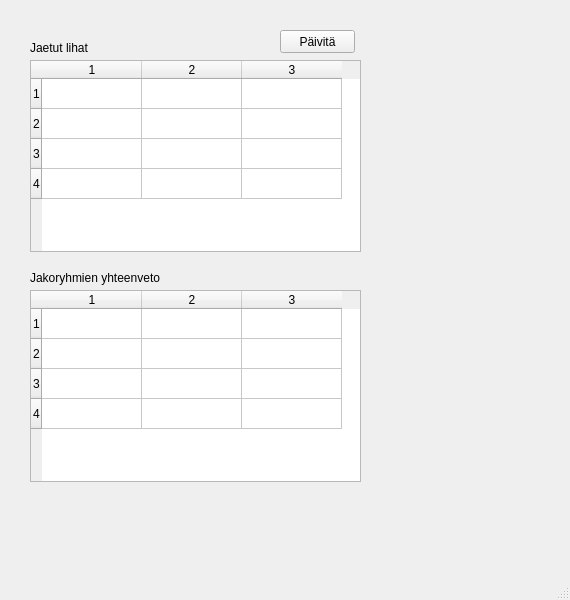
<?xml version="1.0" encoding="UTF-8"?>
<ui version="4.0">
 <class>MainWindow</class>
 <widget class="QMainWindow" name="MainWindow">
  <property name="geometry">
   <rect>
    <x>0</x>
    <y>0</y>
    <width>570</width>
    <height>600</height>
   </rect>
  </property>
  <property name="windowTitle">
   <string>MainWindow</string>
  </property>
  <widget class="QWidget" name="centralwidget">
   <widget class="QTableWidget" name="meatSharedTableWidget">
    <property name="geometry">
     <rect>
      <x>30</x>
      <y>60</y>
      <width>331</width>
      <height>192</height>
     </rect>
    </property>
    <property name="rowCount">
     <number>4</number>
    </property>
    <property name="columnCount">
     <number>3</number>
    </property>
    <row/>
    <row/>
    <row/>
    <row/>
    <column/>
    <column/>
    <column/>
   </widget>
   <widget class="QTableWidget" name="groupSummaryTableWidget">
    <property name="geometry">
     <rect>
      <x>30</x>
      <y>290</y>
      <width>331</width>
      <height>192</height>
     </rect>
    </property>
    <property name="rowCount">
     <number>4</number>
    </property>
    <property name="columnCount">
     <number>3</number>
    </property>
    <row/>
    <row/>
    <row/>
    <row/>
    <column/>
    <column/>
    <column/>
   </widget>
   <widget class="QLabel" name="meatSharedLabel">
    <property name="geometry">
     <rect>
      <x>30</x>
      <y>40</y>
      <width>61</width>
      <height>16</height>
     </rect>
    </property>
    <property name="text">
     <string>Jaetut lihat</string>
    </property>
   </widget>
   <widget class="QLabel" name="groupSummaryLabel">
    <property name="geometry">
     <rect>
      <x>30</x>
      <y>270</y>
      <width>171</width>
      <height>16</height>
     </rect>
    </property>
    <property name="text">
     <string>Jakoryhmien yhteenveto</string>
    </property>
   </widget>
   <widget class="QPushButton" name="refreshPushButton">
    <property name="geometry">
     <rect>
      <x>280</x>
      <y>30</y>
      <width>75</width>
      <height>23</height>
     </rect>
    </property>
    <property name="text">
     <string>Päivitä</string>
    </property>
   </widget>
  </widget>
  <widget class="QMenuBar" name="menubar">
   <property name="geometry">
    <rect>
     <x>0</x>
     <y>0</y>
     <width>570</width>
     <height>21</height>
    </rect>
   </property>
  </widget>
  <widget class="QStatusBar" name="statusbar"/>
 </widget>
 <resources/>
 <connections/>
</ui>
